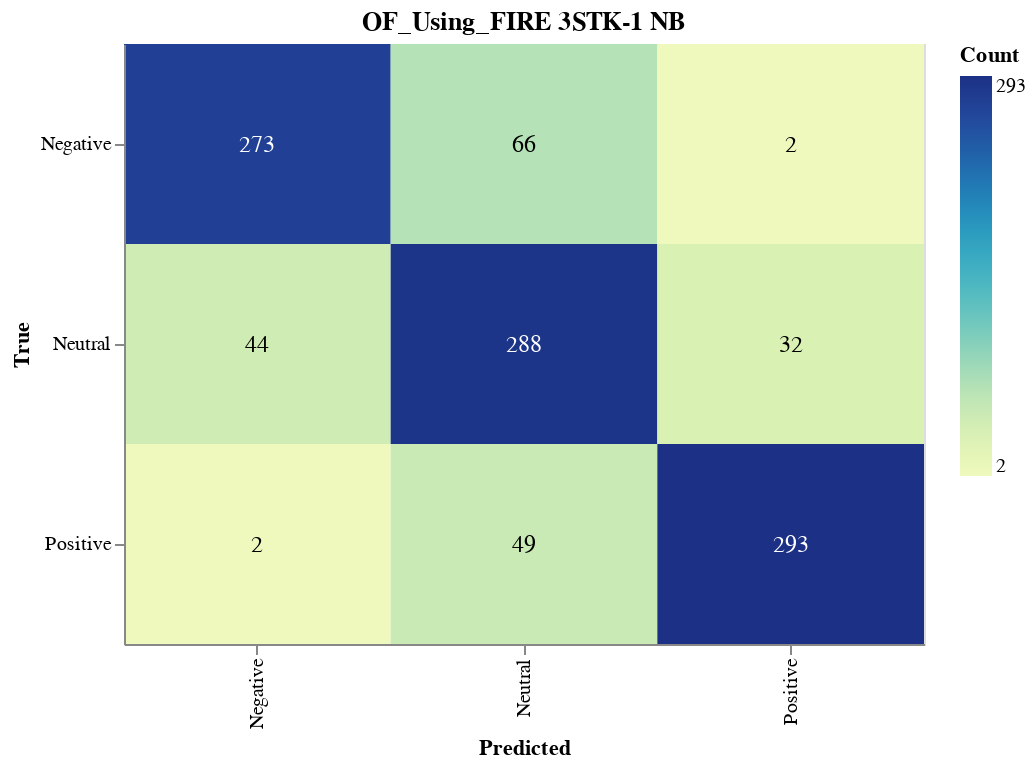

Notebook code for this chart:
### Markdown cell above
#### Save CM

### Code cell
import altair as alt
import altair_saver
import pandas as pd
from sklearn.metrics import confusion_matrix

# Calculate the confusion matrix
cm = confusion_matrix(y_val, nb_validation_predictions)

# Define class names
class_names = ['Negative', 'Neutral', 'Positive']

# Convert confusion matrix to DataFrame
cm_df = pd.DataFrame(cm, index=class_names, columns=class_names).reset_index().melt(id_vars='index')
cm_df.columns = ['True', 'Predicted', 'Count']

# Ensure the order of categories
cm_df['True'] = pd.Categorical(cm_df['True'], categories=class_names, ordered=True)
cm_df['Predicted'] = pd.Categorical(cm_df['Predicted'], categories=class_names, ordered=True)

# Create the Altair plot
heatmap = alt.Chart(cm_df).mark_rect().encode(
    x=alt.X('Predicted:O', sort=class_names),
    y=alt.Y('True:O', sort=class_names),
    color='Count:Q',
    tooltip=['True', 'Predicted', 'Count']
).properties(
    width=400,
    height=300,
    title='OF_Using_FIRE 3STK-1 NB'
)

# Add text labels
text = heatmap.mark_text(
    align='center',
    baseline='middle',
    fontSize=12
).encode(
    text='Count:Q',
    color=alt.condition(
        alt.datum.Count > cm.max() / 2,
        alt.value('white'),
        alt.value('black')
    )
)

# Combine heatmap and text
final_chart = heatmap + text

# Display the plot
final_chart.show()

### Figure 1 — Vega-Lite specification as saved in the notebook (floating-point values rounded to 4 significant figures)
{"config": {"view": {"continuousWidth": 300, "continuousHeight": 300}}, "layer": [{"mark": {"type": "rect"}, "encoding": {"color": {"field": "Count", "type": "quantitative"}, "tooltip": [{"field": "True", "type": "ordinal"}, {"field": "Predicted", "type": "ordinal"}, {"field": "Count", "type": "quantitative"}], "x": {"field": "Predicted", "sort": ["Negative", "Neutral", "Positive"], "type": "ordinal"}, "y": {"field": "True", "sort": ["Negative", "Neutral", "Positive"], "type": "ordinal"}}, "title": "OF_Using_FIRE 3STK-1 NB"}, {"mark": {"type": "text", "align": "center", "baseline": "middle", "fontSize": 12}, "encoding": {"color": {"condition": {"test": "(datum.Count > 146.5)", "value": "white"}, "value": "black"}, "text": {"field": "Count", "type": "quantitative"}, "tooltip": [{"field": "True", "type": "ordinal"}, {"field": "Predicted", "type": "ordinal"}, {"field": "Count", "type": "quantitative"}], "x": {"field": "Predicted", "sort": ["Negative", "Neutral", "Positive"], "type": "ordinal"}, "y": {"field": "True", "sort": ["Negative", "Neutral", "Positive"], "type": "ordinal"}}, "title": "OF_Using_FIRE 3STK-1 NB"}], "data": {"name": "data-689a0780c62bdb45e7cd9f8ccfeb540c"}, "height": 300, "width": 400, "$schema": "https://vega.github.io/schema/vega-lite/v5.17.0.json", "datasets": {"data-689a0780c62bdb45e7cd9f8ccfeb540c": [{"True": "Negative", "Predicted": "Negative", "Count": 273}, {"True": "Neutral", "Predicted": "Negative", "Count": 44}, {"True": "Positive", "Predicted": "Negative", "Count": 2}, {"True": "Negative", "Predicted": "Neutral", "Count": 66}, {"True": "Neutral", "Predicted": "Neutral", "Count": 288}, {"True": "Positive", "Predicted": "Neutral", "Count": 49}, {"True": "Negative", "Predicted": "Positive", "Count": 2}, {"True": "Neutral", "Predicted": "Positive", "Count": 32}, {"True": "Positive", "Predicted": "Positive", "Count": 293}]}}
